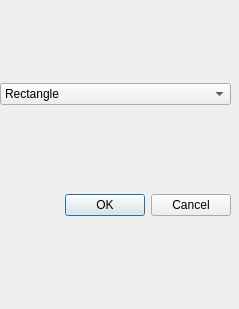
<?xml version="1.0" encoding="UTF-8"?>
<ui version="4.0">
 <class>AddSurfaceDialog</class>
 <widget class="QDialog" name="AddSurfaceDialog">
  <property name="geometry">
   <rect>
    <x>0</x>
    <y>0</y>
    <width>239</width>
    <height>309</height>
   </rect>
  </property>
  <property name="windowTitle">
   <string>Add Surface</string>
  </property>
  <widget class="QWidget" name="verticalLayoutWidget">
   <property name="geometry">
    <rect>
     <x>0</x>
     <y>0</y>
     <width>231</width>
     <height>301</height>
    </rect>
   </property>
   <layout class="QVBoxLayout" name="verticalLayout">
    <item>
     <widget class="QComboBox" name="comboBoxObjectType">
      <item>
       <property name="text">
        <string>Rectangle</string>
       </property>
      </item>
      <item>
       <property name="text">
        <string>Circle</string>
       </property>
      </item>
      <item>
       <property name="text">
        <string>Triangle</string>
       </property>
      </item>
     </widget>
    </item>
    <item>
     <layout class="QVBoxLayout" name="mainLayout">
      <item>
       <widget class="QDialogButtonBox" name="buttonBox">
        <property name="orientation">
         <enum>Qt::Horizontal</enum>
        </property>
        <property name="standardButtons">
         <set>QDialogButtonBox::Cancel|QDialogButtonBox::Ok</set>
        </property>
       </widget>
      </item>
     </layout>
    </item>
   </layout>
  </widget>
 </widget>
 <resources/>
 <connections/>
</ui>
